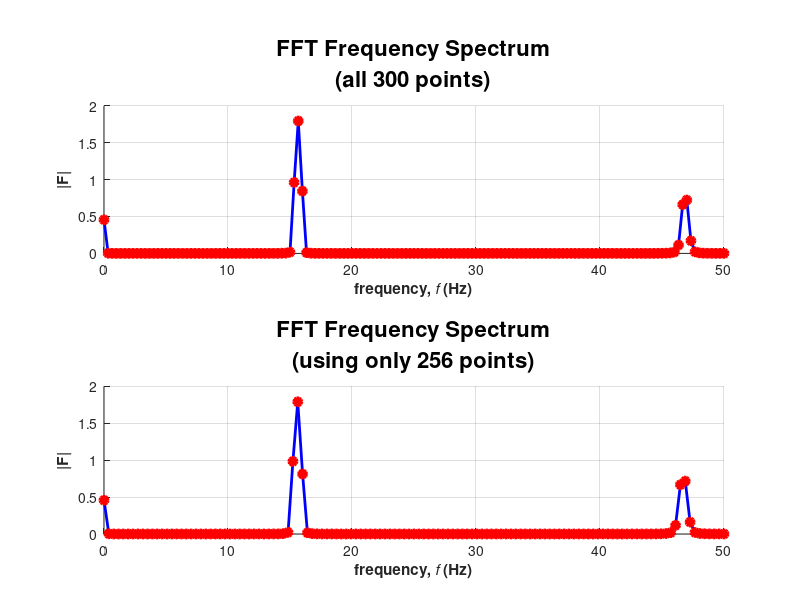

This chart was generated by the following MATLAB code:
% Example Problem - Generating an FFT from a time signal - including windows
% Barukyah Shaparenko and John M. Cimbala

clear all
close all

% Given:

f_s = 100; % sampling frequency (Hz)
T = 3; % total actual sample time (s)

% The data points are provided below from an experiment.

%-------------------------------------------------------------------------
% Method 1: Explicit data values
%{
g = [-1.7527;-0.5650;0.8801;3.1924;1.2804;0.9006;-2.5214;-0.4022;-0.5707;3.2201;...
    1.6182;1.6789;-1.6800;-1.2799;-0.6754;1.6577;2.8238;1.3445;0.2188;-2.4080;...
    -0.3065;-0.1269;3.4371;1.3243;1.4993;-2.2204;-0.8385;-0.7018;2.3923;2.3541;...
    1.4472;-0.5389;-2.0954;-0.3373;0.4861;3.4043;1.1702;1.1327;-2.5331;-0.4727;...
    -0.5956;2.9921;1.8784;1.5123;-1.2921;-1.6372;-0.4200;1.2142;3.1516;1.1361;...
    0.5830;-2.5788;-0.2479;-0.2993;3.3843;1.4647;1.4632;-1.9404;-1.1379;-0.5031;...
    1.9807;2.7234;1.1986;-0.1127;-2.3873;-0.1655;0.1766;3.5180;1.1637;1.2459;...
    -2.4072;-0.6712;-0.5025;2.6665;2.2101;1.2855;-0.8562;-2.0011;-0.1830;0.8116;...
    3.4075;1.0069;0.8365;-2.6296;-0.3073;-0.3503;3.2047;1.7085;1.3196;-1.5749;...
    -1.4901;-0.2603;1.5459;3.0681;0.9810;0.2625;-2.5999;-0.0876;-0.0268;3.5108;...
    1.2836;1.2378;-2.1659;-0.9576;-0.3223;2.2687;2.5776;1.0368;-0.4276;-2.3220;...
    0.0043;0.4799;3.5548;0.9869;0.9764;-2.5523;-0.4817;-0.2863;2.9081;2.0285;...
    1.1155;-1.1554;-1.8696;-0.0190;1.1285;3.3595;0.8414;0.5497;-2.6941;-0.1145;...
    -0.1080;3.3703;1.5087;1.1153;-1.8304;-1.3144;-0.0945;1.8429;2.9446;0.8168;...
    -0.0435;-2.5741;0.1014;0.2506;3.5964;1.0825;0.9977;-2.3582;-0.7590;-0.1308;...
    2.5390;2.4113;0.8686;-0.7376;-2.2137;0.1780;0.7754;3.5589;0.7912;0.7141;...
    -2.6629;-0.2705;-0.0753;3.1193;1.8251;0.9263;-1.4359;-1.6979;0.1441;1.4335;...
    3.2692;0.6521;0.2644;-2.7102;0.0915;0.1445;3.4965;1.2824;0.9106;-2.0511;...
    -1.1085;0.0833;2.1231;2.7929;0.6387;-0.3359;-2.4978;0.2904;0.5265;3.6314;...
    0.8612;0.7718;-2.5072;-0.5253;0.0625;2.7757;2.2089;0.6895;-1.0183;-2.0713;...
    0.3590;1.0709;3.5055;0.5841;0.4551;-2.7312;-0.0399;0.1555;3.2861;1.5951;...
    0.7337;-1.6831;-1.5000;0.3309;1.7159;3.1453;0.4585;-0.0200;-2.6828;0.3079;...
    0.3899;3.5860;1.0483;0.7075;-2.2398;-0.8764;0.2679;2.3757;2.6035;0.4589;...
    -0.6147;-2.3949;0.4954;0.7921;3.6382;0.6334;0.5304;-2.6196;-0.2827;0.2611;...
    2.9759;1.9707;0.5130;-1.2770;-1.8909;0.5459;1.3436;3.4232;0.3691;0.2011;...
    -2.7549;0.2067;0.3736;3.4225;1.3449;0.5507;-1.8905;-1.2770;0.5102;1.9736;...
    2.9819;0.2649;-0.2821;-2.6196;0.5373;0.6310;3.6382;0.7961;0.4942;-2.3945;...
    -0.6221;0.4618;2.5994;2.3808;0.2766;-0.8754;-2.2452;0.7063;;1.0512;3.5907;...
    0.3854;0.3081;-2.6853;-0.0196;0.4589;3.1454;1.7110;0.3234;-1.5052;-1.6803;...
    0.7419;1.5967;3.2829;0.1547;-0.0389;-2.7274;0.4582;0.5815;3.5052;1.0675;0.3617];
%}

%-------------------------------------------------------------------------
%{
% Method 2: Import from Excel file
g = xlsread('FFT_Example_data_with_window.xls',1,'C55:C355');
%}

%-------------------------------------------------------------------------
% Method 3: Import from text file
fid1=fopen('FFT_Example_data_with_window.txt');
num_lines = 301;
read_data = textscan(fid1,'%f',num_lines);    
g = [read_data{1,:}];

% Calculated values:

DC = mean(g); % DC = mean value of input signal (V) (average of all the useful data)
N = f_s*T; % total actual number of data points
del_t = 1/f_s; % (s)
del_f = 1/T; % (Hz)
f_fold = f_s/2; % folding frequency = max frequency of FFT (Hz)
N_freq = N/2; % number of discrete frequencies

t = [0:del_t:T]'; % time, t (s)
frequency = [0:del_f:f_fold]'; % frequency (Hz)
g_uncoupled = g-DC; % uncoupled
u_Hann = 0.5*(1-cos(2*pi*t/T)); % u_Hanning(t)
g_Hann = g_uncoupled.*u_Hann; % g(t)*u_Hanning(t)
G_Hann = fft(g_Hann); % G(omega) with Hanning window
Magnitude_Hann = abs(G_Hann)*sqrt(8/3)/(N/2); % |F|*sqrt(8/3)/(N/2)
Magnitude_Hann(1) = Magnitude_Hann(1)/2 + DC; % (also divide the first one by 2, and add back the DC value)

locations(2:length(Magnitude_Hann)-1) = (Magnitude_Hann(2:end-1)>Magnitude_Hann(1:end-2))...
    & (Magnitude_Hann(2:end-1)>Magnitude_Hann(3:end))...
    & (Magnitude_Hann(2:end-1)>0.5);
A = Magnitude_Hann(locations(1:round(end/2)));
Freq = frequency(locations(1:round(end/2)));

%--------------------------------------------------------------------------

N_2 = 2^fix(log2(N)); % total useful number of data points
% [N_2 = nearest power of 2 less than or equal to actual N] (for Excel)
T_2 = N_2/f_s; % total useful sample time (s)
del_f_2 = 1/T_2; % (Hz)
N_freq_2 = N_2/2; % number of useful discrete frequencies

t_2 = [0:del_t:T_2]'; % time, t (s)
frequency_2 = [0:del_f_2:f_fold]'; % frequency (Hz)

DC_2 = mean(g(1:length(t_2)-1)); % DC = mean value of input signal (V) (average of all the useful data)
g_uncoupled_2 = g(1:length(t_2))-DC_2; % uncoupled
u_Hann_2 = 0.5*(1-cos(2*pi*t_2/T_2)); % u_Hanning(t)
g_Hann_2 = g_uncoupled_2.*u_Hann_2; % g(t)*u_Hanning(t)
G_Hann_2 = fft(g_Hann_2,N_2); % G(omega) with Hanning window
Magnitude_Hann_2 = abs(G_Hann_2)*sqrt(8/3)/(N_2/2); % |F|*sqrt(8/3)/(N/2)
Magnitude_Hann_2(1) = Magnitude_Hann_2(1)/2 + DC_2; % (also divide the first one by 2, and add back the DC value)

locations_2(2:length(Magnitude_Hann_2)-1) = (Magnitude_Hann_2(2:end-1)>Magnitude_Hann_2(1:end-2))...
    & (Magnitude_Hann_2(2:end-1)>Magnitude_Hann_2(3:end))...
    & (Magnitude_Hann_2(2:end-1)>0.5);
A_2 = Magnitude_Hann_2(locations_2(1:round(end/2)));
Freq_2 = frequency_2(locations_2(1:round(end/2)));

fprintf('\n----------------------\n');
fprintf('Answers:\n');
fprintf('Useful number of data points for FFT:\n');
fprintf('\tUseful N = \t\t\t\t\t\t\t\t%8g\t%10g\n',N,N_2);
fprintf('Calculations for the frequency spectrum:\n');
fprintf('\tFolding frequency = \t\t\t\t\t%8g Hz\t%10g Hz\n',f_fold,f_fold);
fprintf('\tFrequency resolution = del_f = 1/T = \t%8g Hz\t%10g Hz\n',del_f,del_f_2);
fprintf('Number of useful discrete frequencies = N/2 = %6g\t%10g\n',N/2,N_2/2);
fprintf('Frequency spectrum: See Figure 1.\n');
fprintf('Summary about the input signal:\n');
fprintf('\t\tDC offset ~ \t\t\t\t\t\t%8g V\t%10g V\n',Magnitude_Hann(1),Magnitude_Hann_2(1));
fprintf('\t\tfrequency ~ \t\t\t\t\t\t%8g Hz\t%10g Hz\n',Freq(1),Freq_2(1));
fprintf('\t\tAmplitude of first frequency ~ \t\t%8g V\t%10g V\n',A(1),A_2(1));
fprintf('\t\tSecond frequency ~ \t\t\t\t\t%8g Hz\t%10g Hz\n',Freq(2),Freq_2(2));
fprintf('\t\tAmplitude of second frequency ~ \t%8g V\t%10g V\n',A(2),A_2(2));

% Frequency Spectrum:
scrsz = get(0,'ScreenSize');
figure('Position',[scrsz(3)/4 scrsz(4)*1/8 scrsz(3)/2 scrsz(4)*4/5])
subplot(2,1,1)
hold on;
plot(frequency,Magnitude_Hann(1:length(frequency)),...
    '-bo','MarkerFaceColor','r','MarkerEdgeColor','r','LineWidth',2)
grid on;
xlabel('\bffrequency, \itf \rm\bf(Hz)')
ylabel('\bf|F|')
title({'\bfFFT Frequency Spectrum';['(all ' num2str(N) ' points)']},'FontSize',16)
hold off;

subplot(2,1,2)
hold on;
plot(frequency_2,Magnitude_Hann_2(1:length(frequency_2)),...
    '-bo','MarkerFaceColor','r','MarkerEdgeColor','r','LineWidth',2)
grid on;
xlabel('\bffrequency, \itf \rm\bf(Hz)')
ylabel('\bf|F|')
title({'\bfFFT Frequency Spectrum';['(using only ' num2str(N_2) ' points)']},'FontSize',16)
hold off;

site = '"http://www.mne.psu.edu/me345/Lectures/FFT_Example_data_with_window.xls"';
title = 'FFT_Example_data_with_window.xls';
fprintf(['\nView corresponding Excel file: <a href = ' site '>' title '</a>\n']);